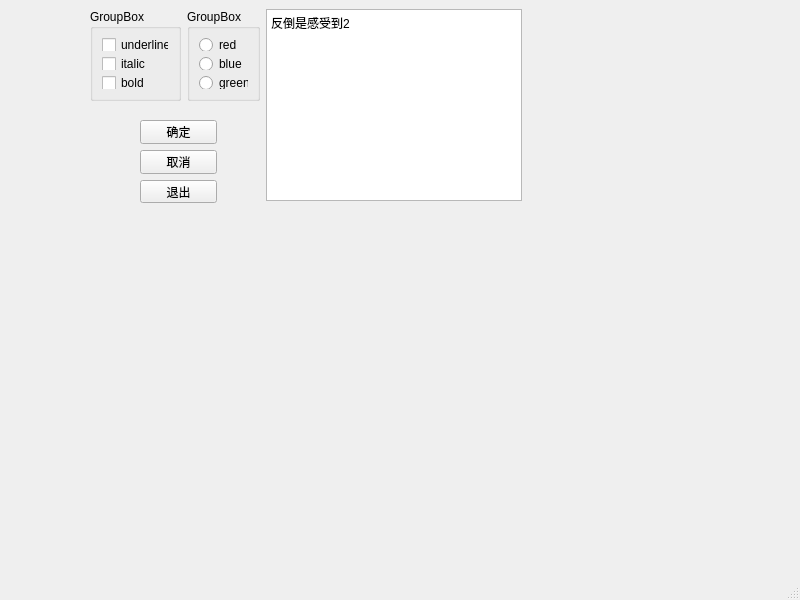
<?xml version="1.0" encoding="UTF-8"?>
<ui version="4.0">
 <class>MainWindow</class>
 <widget class="QMainWindow" name="MainWindow">
  <property name="geometry">
   <rect>
    <x>0</x>
    <y>0</y>
    <width>800</width>
    <height>600</height>
   </rect>
  </property>
  <property name="windowTitle">
   <string>MainWindow</string>
  </property>
  <widget class="QWidget" name="centralwidget">
   <widget class="QTextEdit" name="textEdit">
    <property name="geometry">
     <rect>
      <x>266</x>
      <y>9</y>
      <width>256</width>
      <height>192</height>
     </rect>
    </property>
    <property name="html">
     <string>&lt;!DOCTYPE HTML PUBLIC &quot;-//W3C//DTD HTML 4.0//EN&quot; &quot;http://www.w3.org/TR/REC-html40/strict.dtd&quot;&gt;
&lt;html&gt;&lt;head&gt;&lt;meta name=&quot;qrichtext&quot; content=&quot;1&quot; /&gt;&lt;style type=&quot;text/css&quot;&gt;
p, li { white-space: pre-wrap; }
&lt;/style&gt;&lt;/head&gt;&lt;body style=&quot; font-family:'SimSun'; font-size:9pt; font-weight:400; font-style:normal;&quot;&gt;
&lt;p style=&quot; margin-top:0px; margin-bottom:0px; margin-left:0px; margin-right:0px; -qt-block-indent:0; text-indent:0px;&quot;&gt;反倒是感受到2&lt;/p&gt;&lt;/body&gt;&lt;/html&gt;</string>
    </property>
   </widget>
   <widget class="QGroupBox" name="groupBox">
    <property name="geometry">
     <rect>
      <x>187</x>
      <y>9</y>
      <width>73</width>
      <height>92</height>
     </rect>
    </property>
    <property name="title">
     <string>GroupBox</string>
    </property>
    <layout class="QVBoxLayout" name="verticalLayout">
     <item>
      <widget class="QRadioButton" name="radioButton">
       <property name="text">
        <string>red</string>
       </property>
      </widget>
     </item>
     <item>
      <widget class="QRadioButton" name="radioButton_2">
       <property name="text">
        <string>blue</string>
       </property>
      </widget>
     </item>
     <item>
      <widget class="QRadioButton" name="radioButton_3">
       <property name="text">
        <string>green</string>
       </property>
      </widget>
     </item>
    </layout>
   </widget>
   <widget class="QGroupBox" name="groupBox_2">
    <property name="geometry">
     <rect>
      <x>90</x>
      <y>9</y>
      <width>91</width>
      <height>92</height>
     </rect>
    </property>
    <property name="title">
     <string>GroupBox</string>
    </property>
    <layout class="QVBoxLayout" name="verticalLayout_2">
     <item>
      <widget class="QCheckBox" name="checkBox">
       <property name="text">
        <string>underline</string>
       </property>
      </widget>
     </item>
     <item>
      <widget class="QCheckBox" name="checkBox_2">
       <property name="text">
        <string>italic</string>
       </property>
      </widget>
     </item>
     <item>
      <widget class="QCheckBox" name="checkBox_3">
       <property name="text">
        <string>bold</string>
       </property>
      </widget>
     </item>
    </layout>
   </widget>
   <widget class="QWidget" name="">
    <property name="geometry">
     <rect>
      <x>140</x>
      <y>120</y>
      <width>77</width>
      <height>83</height>
     </rect>
    </property>
    <layout class="QVBoxLayout" name="verticalLayout_3">
     <item>
      <widget class="QPushButton" name="pushButton_3">
       <property name="text">
        <string>确定</string>
       </property>
      </widget>
     </item>
     <item>
      <widget class="QPushButton" name="pushButton_2">
       <property name="text">
        <string>取消</string>
       </property>
      </widget>
     </item>
     <item>
      <widget class="QPushButton" name="pushButton">
       <property name="text">
        <string>退出</string>
       </property>
      </widget>
     </item>
    </layout>
   </widget>
  </widget>
  <widget class="QMenuBar" name="menubar">
   <property name="geometry">
    <rect>
     <x>0</x>
     <y>0</y>
     <width>800</width>
     <height>23</height>
    </rect>
   </property>
  </widget>
  <widget class="QStatusBar" name="statusbar"/>
 </widget>
 <resources/>
 <connections/>
</ui>
